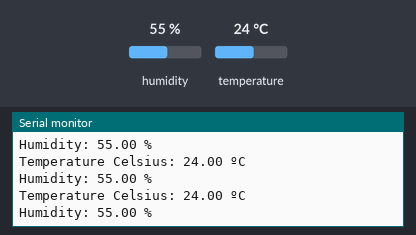
A sketch run on a simulated ESP32-S3. Shown: the last lines printed to the serial monitor. The inputs (shaded band) are chosen by the test bench; at power-on: humidity 55 %, temperature 24 °C. Nothing arrives over Bluetooth unless stated; a phone connects over Bluetooth LE 3 s after start.

Above: at 5.8 s.
5.9 s: humidity set to 22 %
At 7.5 s:
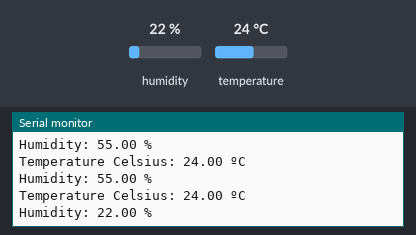
9.0 s: temperature set to 12 °C
At 9.8 s:
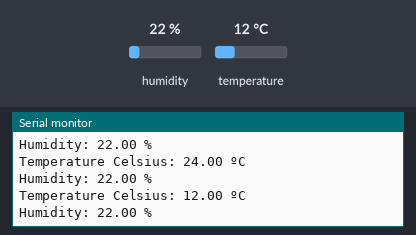
12.1 s: humidity set to 40 %
At 13.9 s:
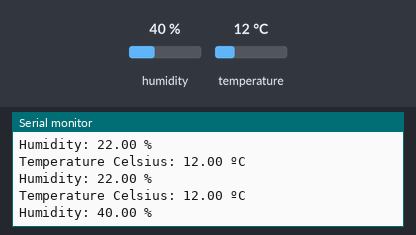
Timing chart, 0 to 15.4 s (numbered marks = the images above; inputs shaded):
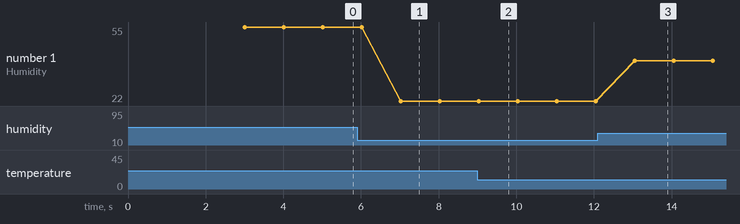

Measured:
- after the input at 5.9 s, the serial monitor: prints a new line after 1.1 s (image 1)
- after the input at 9.0 s, the serial monitor: prints a new line at once (image 2)
- after the input at 12.1 s, the serial monitor: prints a new line after 0.95 s (image 3)
- plotted number 1: 55 → 22 after the input at 5.9 s, 22 → 40 after the input at 12.1 s

The sketch:

DHT22_BLE_SERVER.ino
```cpp
#include <BLEDevice.h>
#include <BLEServer.h>
#include <BLEUtils.h>
#include <BLE2902.h>

#include "DHT.h"

#define DHTPIN 5
#define DHTTYPE DHT22

DHT dht(DHTPIN, DHTTYPE);

#define temperatureCelsius // Comment for Fahrenheit readings

#define bleServerName "DHT22_ESP32S3"

float temp;
float hum;

// Timer variables
unsigned long lastTime = 0;
unsigned long timerDelay = 1000;

bool deviceConnected = false;

#define SERVICE_UUID "91bad492-b950-4226-aa2b-4ede9fa42f59"

// Temperature Characteristic and Descriptor
#ifdef temperatureCelsius
  BLECharacteristic TemperatureCelsiusCharacteristics("cba1d466-344c-4be3-ab3f-189f80dd7518", BLECharacteristic::PROPERTY_NOTIFY);
  BLEDescriptor TemperatureCelsiusDescriptor(BLEUUID((uint16_t)0x2902));
#else
  BLECharacteristic TemperatureFahrenheitCharacteristics("f78ebbff-c8b7-4107-93de-889a6a06d408", BLECharacteristic::PROPERTY_NOTIFY);
  BLEDescriptor TemperatureFahrenheitDescriptor(BLEUUID((uint16_t)0x2902));
#endif

// Humidity Characteristic and Descriptor
BLECharacteristic HumidityCharacteristics("ca73b3ba-39f6-4ab3-91ae-186dc9577d99", BLECharacteristic::PROPERTY_NOTIFY);
BLEDescriptor HumidityDescriptor(BLEUUID((uint16_t)0x2903));

// Setup callbacks for connection events
class MyServerCallbacks : public BLEServerCallbacks {
  void onConnect(BLEServer* pServer) {
    deviceConnected = true;
  }
  void onDisconnect(BLEServer* pServer) {
    deviceConnected = false;
  }
};

void setup() {
  // Start serial communication
  Serial.begin(115200);

  // Initialize DHT sensor
  dht.begin();

  // Create the BLE Device
  BLEDevice::init(bleServerName);

  // Create the BLE Server
  BLEServer *pServer = BLEDevice::createServer();
  pServer->setCallbacks(new MyServerCallbacks());

  // Create the BLE Service
  BLEService *dhtService = pServer->createService(SERVICE_UUID);

  // Add BLE Characteristics and Descriptors
  #ifdef temperatureCelsius
    dhtService->addCharacteristic(&TemperatureCelsiusCharacteristics);
    TemperatureCelsiusDescriptor.setValue("DHT temperature Celsius");
    TemperatureCelsiusCharacteristics.addDescriptor(&TemperatureCelsiusDescriptor);
  #else
    dhtService->addCharacteristic(&TemperatureFahrenheitCharacteristics);
    TemperatureFahrenheitDescriptor.setValue("DHT temperature Fahrenheit");
    TemperatureFahrenheitCharacteristics.addDescriptor(&TemperatureFahrenheitDescriptor);
  #endif

  dhtService->addCharacteristic(&HumidityCharacteristics);
  HumidityDescriptor.setValue("DHT humidity");
  HumidityCharacteristics.addDescriptor(&HumidityDescriptor);  // Adding the descriptor explicitly
  HumidityCharacteristics.addDescriptor(new BLE2902());

  // Start the service
  dhtService->start();

  // Start advertising
  BLEAdvertising *pAdvertising = BLEDevice::getAdvertising();
  pAdvertising->addServiceUUID(SERVICE_UUID);
  pServer->getAdvertising()->start();
  Serial.println("Waiting for client connection...");
}

void loop() {
  if (deviceConnected) {
    if ((millis() - lastTime) > timerDelay) {
      hum = dht.readHumidity();
      temp = dht.readTemperature();

      if (isnan(hum) || isnan(temp)) {
        Serial.println("Failed to read from DHT sensor!");
        return;
      }

      // Notify temperature
      #ifdef temperatureCelsius
        char temperatureCTemp[8];
        dtostrf(temp, 6, 2, temperatureCTemp);
        TemperatureCelsiusCharacteristics.setValue(temperatureCTemp);
        TemperatureCelsiusCharacteristics.notify();
        Serial.print("Temperature Celsius: ");
        Serial.print(temp);
        Serial.println(" ºC");
      #else
        tempF = dht.readTemperature(true);
        char temperatureFTemp[8];
        dtostrf(tempF, 6, 2, temperatureFTemp);
        TemperatureFahrenheitCharacteristics.setValue(temperatureFTemp);
        TemperatureFahrenheitCharacteristics.notify();
        Serial.print("Temperature Fahrenheit: ");
        Serial.print(tempF);
        Serial.println(" ºF");
      #endif

      // Notify humidity
      char humidityTemp[8];
      dtostrf(hum, 6, 2, humidityTemp);
      HumidityCharacteristics.setValue(humidityTemp);
      HumidityCharacteristics.notify();
      Serial.print("Humidity: ");
      Serial.print(hum);
      Serial.println(" %");

      lastTime = millis();
    }
  }
}
```
